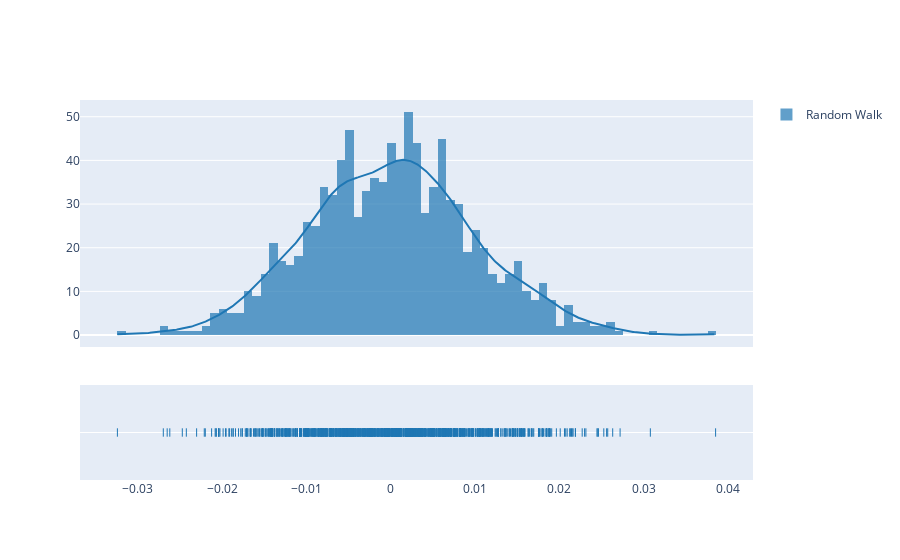
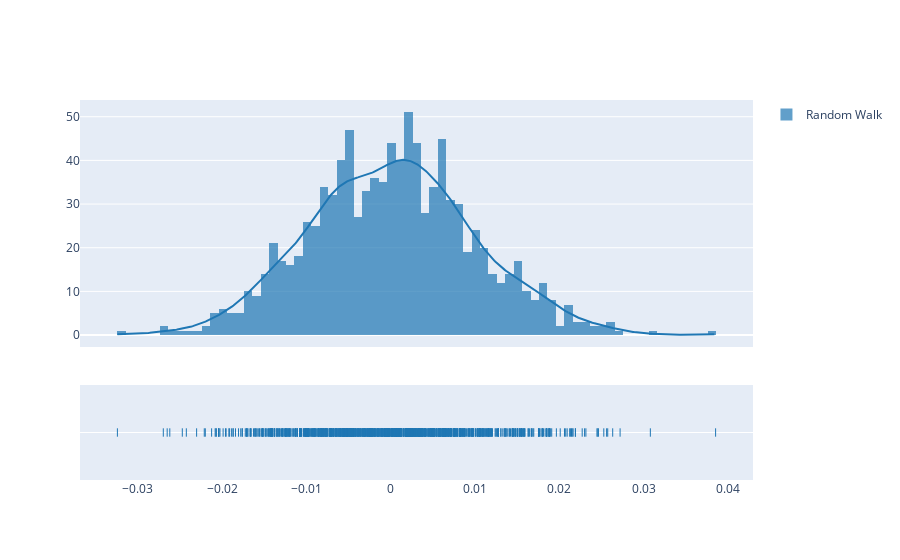

Here is the notebook cell these charts were saved with, in order:
### Code cell
fig = ff.create_distplot([random_walk],['Random Walk'],bin_size=0.001)
fig.show()
random_walk_adf = adfuller(random_walk)
print("p-value of random_walk: {}".format(float(random_walk_adf[1])))
iplot(fig, filename='Basic Distplot')

### Figure 1 — Plotly figure (JSON) as saved in the notebook; plotly's stock layout.template omitted (floating-point values rounded to 4 significant figures; data arrays with more than 128 entries replaced by an {"elided": "..."} marker saying what was removed)
{"data": [{"opacity": 0.7, "legendgroup": "Random Walk", "autobinx": false, "name": "Random Walk", "yaxis": "y", "histnorm": "probability density", "xaxis": "x", "xbins": {"start": -0.03241, "end": 0.03853, "size": 0.001}, "marker": {"color": "rgb(31, 119, 180)"}, "x": {"elided": "1000 float values"}, "type": "histogram"}, {"showlegend": false, "legendgroup": "Random Walk", "name": "Random Walk", "yaxis": "y", "y": {"elided": "500 float values"}, "mode": "lines", "xaxis": "x", "marker": {"color": "rgb(31, 119, 180)"}, "x": {"elided": "500 float values"}, "type": "scatter"}, {"showlegend": false, "legendgroup": "Random Walk", "name": "Random Walk", "yaxis": "y2", "y": {"elided": "1000 str values"}, "mode": "markers", "xaxis": "x", "marker": {"color": "rgb(31, 119, 180)", "symbol": "line-ns-open"}, "x": {"elided": "1000 float values"}, "type": "scatter"}], "layout": {"xaxis": {"zeroline": false, "domain": [0, 1], "anchor": "y2"}, "yaxis": {"position": 0, "domain": [0.35, 1], "anchor": "free"}, "barmode": "overlay", "yaxis2": {"domain": [0, 0.25], "showticklabels": false, "anchor": "x", "dtick": 1}, "hovermode": "closest", "legend": {"traceorder": "reversed"}}}

### Figure 2 — Plotly figure (JSON) as saved in the notebook; plotly's stock layout.template omitted (floating-point values rounded to 4 significant figures; data arrays with more than 128 entries replaced by an {"elided": "..."} marker saying what was removed)
{"data": [{"opacity": 0.7, "legendgroup": "Random Walk", "autobinx": false, "name": "Random Walk", "yaxis": "y", "histnorm": "probability density", "xaxis": "x", "xbins": {"start": -0.03241, "end": 0.03853, "size": 0.001}, "marker": {"color": "rgb(31, 119, 180)"}, "x": {"elided": "1000 float values"}, "type": "histogram"}, {"showlegend": false, "legendgroup": "Random Walk", "name": "Random Walk", "yaxis": "y", "y": {"elided": "500 float values"}, "mode": "lines", "xaxis": "x", "marker": {"color": "rgb(31, 119, 180)"}, "x": {"elided": "500 float values"}, "type": "scatter"}, {"showlegend": false, "legendgroup": "Random Walk", "name": "Random Walk", "yaxis": "y2", "y": {"elided": "1000 str values"}, "mode": "markers", "xaxis": "x", "marker": {"color": "rgb(31, 119, 180)", "symbol": "line-ns-open"}, "x": {"elided": "1000 float values"}, "type": "scatter"}], "layout": {"xaxis": {"zeroline": false, "domain": [0, 1], "anchor": "y2"}, "yaxis": {"position": 0, "domain": [0.35, 1], "anchor": "free"}, "barmode": "overlay", "yaxis2": {"domain": [0, 0.25], "showticklabels": false, "anchor": "x", "dtick": 1}, "hovermode": "closest", "legend": {"traceorder": "reversed"}}}
